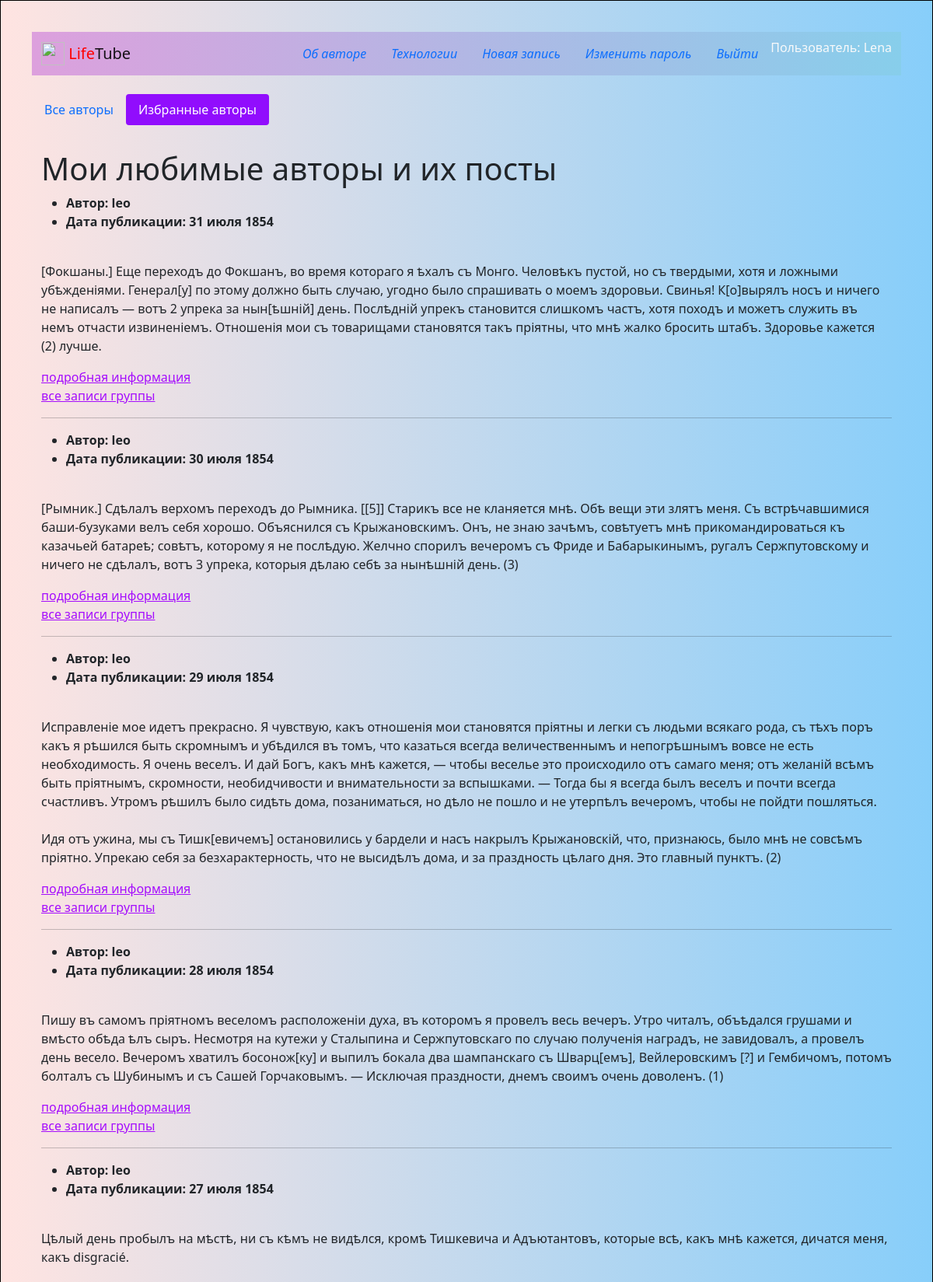
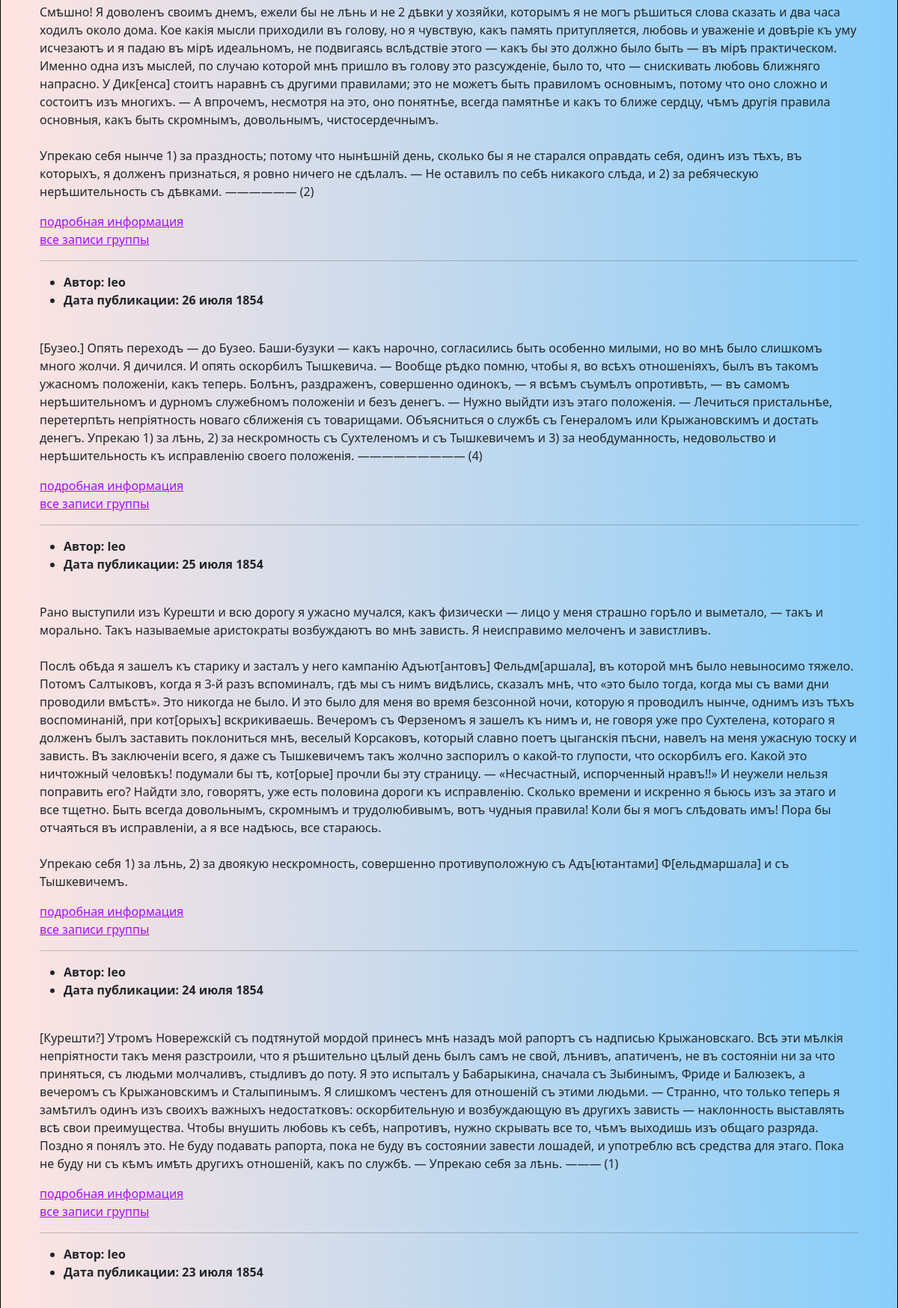
Screenshot of /follow/ (signed in, upper part) with the database file from the repository (2 pictures, top to bottom).
### posts/models.py (models this page shows, shortened)
class Post(models.Model):
    text = models.TextField(
        verbose_name='Содержание',
        help_text='Введите текст поста',
    )
    pub_date = models.DateTimeField(
        auto_now_add=True,
        verbose_name='Дата публикации',
    )
    author = models.ForeignKey(
        User,
        on_delete=models.CASCADE,
        related_name='posts',
        verbose_name='Автор',
        help_text='Выберите автора',
    )
    group = models.ForeignKey(
        Group,
        blank=True,
        null=True,
        on_delete=models.SET_NULL,
        related_name='posts',
        verbose_name='Группа',
        help_text='Выберите группу',
    )
    image = models.ImageField(
        'Картинка',
        upload_to='posts/',
        blank=True
    )
    class Meta:
        ordering = ('-pub_date',)
        verbose_name = 'Публикация'
        verbose_name_plural = 'Публикации'

### posts/views.py (the view)
# urls.py: path('follow/', views.follow_index, name='follow_index'),
@login_required
def follow_index(request):
    template = 'posts/follow.html'
    posts_to_sign = Post.objects.filter(
        author__following__user=request.user
    ).select_related('author', 'group')
    page_obj = pagination(request, posts_to_sign)
    context = {'page_obj': page_obj}
    return render(request, template, context)

### core/context_processors/year.py (called while the page is built)
def year(request):
    current_year = dt.datetime.now().year
    return {'year': current_year}

### posts/utils.py (called while the page is built)
def pagination(request, post_list):
    paginator = Paginator(post_list, POSTS_PER_PAGE)
    page_number = request.GET.get('page')
    return paginator.get_page(page_number)

### templates/posts/follow.html (shortened to what this page needs)
{% extends 'base.html' %}
{% block content %}
  <div class="container py-2">
    {% include 'posts/includes/switcher.html' %}
    <h1>Мои любимые авторы и их посты</h1>
    {% for post in page_obj %}
      {% include 'posts/includes/article.html' %}
    {% if not forloop.last %}<hr>{% endif %}
    {% endfor %}
  </div>
{% endblock %}

### templates/includes/header.html (shortened to what this page needs)
<header>
{% load static %}
{% with request.resolver_match.view_name as view_name %}
  <nav class="navbar navbar-light" style="background: linear-gradient(to right, #DDA0DD, #87CEEB">
    <div class="container">
      <a class="navbar-brand" href="{% url 'posts:index' %}">
        <img src="{% static 'img/logo.png' %}" width="30" height="30" class="d-inline-block align-top" alt="">
        <span style="color:red">Life</span>Tube
      </a>
      <ul class="nav nav-pills">
        <li class="nav-item">
          <a class="nav-link {% if view_name  == 'about:author' %}active{% endif %}"
             href="{% url 'about:author' %}"><i>Об авторе</i></a>
        </li>
        <li class="nav-item">
          <a class="nav-link {% if view_name  == 'about:tech' %}active{% endif %}"
             href="{% url 'about:tech' %}"><i>Технологии</i></a>
        </li>
        {% if user.is_authenticated %}
        <li class="nav-item">
          <a class="nav-link {% if view_name  == 'posts:post_create' %}active{% endif %}"
          href="{% url 'posts:post_create' %}"><i>Новая запись</i></a>
        </li>
        <li class="nav-item">
          <a class="nav-link  {% if view_name  == 'users:password_change' %}active{% endif %}"
          href="{% url 'users:password_change' %}"><i>Изменить пароль</i></a>
        </li>
        <li class="nav-item">
          <a class="nav-link {% if view_name  == 'users:logout' %}active{% endif %}"
          href="{% url 'users:logout' %}"><i>Выйти</i></a>
        </li>
        <li>
          <p class="text-light">Пользователь: {{ user.username }}</p>
        </li>
        {% endif %}
      </ul>
    </div>
  </nav>
{% endwith %}
</header>

### templates/posts/includes/article.html (shortened to what this page needs)
{% load thumbnail %}
{% load cache %}
<article>
  <ul>
    <li>
      <b>Автор: {{ post.author.username }}</b>
    <li>
      <b>Дата публикации: {{ post.pub_date|date:"d E Y" }}</b>
    </li>
  </ul>
   <br>
  <p>{{ post.text|linebreaksbr }}</p>
  <a href="{% url 'posts:post_detail' post.id %}">подробная информация</a>
  <br>
  {% if post.group and not group %}
    <a href="{% url 'posts:group_list' post.group.slug %}">все записи группы</a>
  {% endif %}
</article>

### templates/base.html (style rules this page uses)
body { background: linear-gradient(to left, #87CEFA, #FFE4E1); padding: 40px; border: 1px solid #000; }

### rows the page displays
Post: author.username "leo", pub_date "31 июля 1854", text "[Фокшаны.] Еще переходъ до Фокшанъ, во время котораго я ѣхалъ съ Монго. Человѣкъ пустой, но съ твердыми, хотя и ложными убѣжденіями. Генерал[у] по этому должно быть случаю, угодно было спрашивать о моемъ здоровьи. Свинья! К[о]вырялъ носъ и ничего не написалъ — вотъ 2 упрека за нын[ѣшній] день. Послѣдній упрекъ становится слишкомъ частъ, хотя походъ и можетъ служить въ немъ отчасти извиненіемъ. Отношенія мои съ товарищами становятся такъ пріятны, что мнѣ жалко бросить штабъ. Здоровье кажется (2) лучше.", shows "все записи группы"
Post: author.username "leo", pub_date "30 июля 1854", text "[Рымник.] Сдѣлалъ верхомъ переходъ до Рымника. [[5]] Старикъ все не кланяется мнѣ. Обѣ вещи эти злятъ меня. Съ встрѣчавшимися баши-бузуками велъ себя хорошо. Объяснился съ Крыжановскимъ. Онъ, не знаю зачѣмъ, совѣтуетъ мнѣ прикомандироваться къ казачьей батареѣ; совѣтъ, которому я не послѣдую. Желчно спорилъ вечеромъ съ Фриде и Бабарыкинымъ, ругалъ Сержпутовскому и ничего не сдѣлалъ, вотъ 3 упрека, которыя дѣлаю себѣ за нынѣшній день. (3)", shows "все записи группы"
Post: author.username "leo", pub_date "29 июля 1854", text "Исправленіе мое идетъ прекрасно. Я чувствую, какъ отношенія мои становятся пріятны и легки съ людьми всякаго рода, съ тѣхъ поръ какъ я рѣшился быть скромнымъ и убѣдился въ томъ, что казаться всегда величественнымъ и непогрѣшнымъ вовсе не есть необходимость. Я очень веселъ. И дай Богъ, какъ мнѣ кажется, — чтобы веселье это происходило отъ самаго меня; отъ желаній всѣмъ быть пріятнымъ, скромности, необидчивости и внимательности за вспышками. — Тогда бы я всегда былъ веселъ и почти всегда счастливъ. Утромъ рѣшилъ было сидѣть дома, позаниматься, но дѣло не пошло и не утерпѣлъ вечеромъ, чтобы не пойдти пошляться. Идя отъ ужина, мы съ Тишк[евичемъ] остановились у бардели и насъ накрылъ…", shows "все записи группы"
Post: author.username "leo", pub_date "28 июля 1854", text "Пишу въ самомъ пріятномъ веселомъ расположеніи духа, въ которомъ я провелъ весь вечеръ. Утро читалъ, объѣдался грушами и вмѣсто обѣда ѣлъ сыръ. Несмотря на кутежи у Сталыпина и Сержпутовскаго по случаю полученія наградъ, не завидовалъ, а провелъ день весело. Вечеромъ хватилъ босонож[ку] и выпилъ бокала два шампанскаго съ Шварц[емъ], Вейлеровскимъ [?] и Гембичомъ, потомъ болталъ съ Шубинымъ и съ Сашей Горчаковымъ. — Исключая праздности, днемъ своимъ очень доволенъ. (1)", shows "все записи группы"
Post: author.username "leo", pub_date "27 июля 1854", text "Цѣлый день пробылъ на мѣстѣ, ни съ кѣмъ не видѣлся, кромѣ Тишкевича и Адъютантовъ, которые всѣ, какъ мнѣ кажется, дичатся меня, какъ disgracié. Смѣшно! Я доволенъ своимъ днемъ, ежели бы не лѣнь и не 2 дѣвки у хозяйки, которымъ я не могъ рѣшиться слова сказать и два часа ходилъ около дома. Кое какія мысли приходили въ голову, но я чувствую, какъ память притупляется, любовь и уваженіе и довѣріе къ уму исчезаютъ и я падаю въ мірѣ идеальномъ, не подвигаясь вслѣдствіе этого — какъ бы это должно было быть — въ мірѣ практическом. Именно одна изъ мыслей, по случаю которой мнѣ пришло въ голову это разсужденіе, было то, что — снискивать любовь ближняго напрасно. У Дик[енса] стоитъ наравнѣ съ другими…", shows "все записи группы"
Post: author.username "leo", pub_date "26 июля 1854", text "[Бузео.] Опять переходъ — до Бузео. Баши-бузуки — какъ нарочно, согласились быть особенно милыми, но во мнѣ было слишкомъ много жолчи. Я дичился. И опять оскорбилъ Тышкевича. — Вообще рѣдко помню, чтобы я, во всѣхъ отношеніяхъ, былъ въ такомъ ужасномъ положеніи, какъ теперь. Болѣнъ, раздраженъ, совершенно одинокъ, — я всѣмъ съумѣлъ опротивѣть, — въ самомъ нерѣшительномъ и дурномъ служебномъ положеніи и безъ денегъ. — Нужно выйдти изъ этаго положенія. — Лечиться пристальнѣе, перетерпѣть непріятность новаго сближенія съ товарищами. Объясниться о службѣ съ Генераломъ или Крыжановскимъ и достать денегъ. Упрекаю 1) за лѣнь, 2) за нескромность съ Сухтеленомъ и съ Тышкевичемъ и 3) за…", shows "все записи группы"
Post: author.username "leo", pub_date "25 июля 1854", text "Рано выступили изъ Курешти и всю дорогу я ужасно мучался, какъ физически — лицо у меня страшно горѣло и выметало, — такъ и морально. Такъ называемые аристократы возбуждаютъ во мнѣ зависть. Я неисправимо мелоченъ и завистливъ. Послѣ обѣда я зашелъ къ старику и засталъ у него кампанію Адъют[антовъ] Фельдм[аршала], въ которой мнѣ было невыносимо тяжело. Потомъ Салтыковъ, когда я 3-й разъ вспоминалъ, гдѣ мы съ нимъ видѣлись, сказалъ мнѣ, что «это было тогда, когда мы съ вами дни проводили вмѣстѣ». Это никогда не было. И это было для меня во время безсонной ночи, которую я проводилъ нынче, однимъ изъ тѣхъ воспоминаній, при кот[орыхъ] вскрикиваешь. Вечеромъ съ Ферзеномъ я зашелъ къ нимъ и, не…", shows "все записи группы"
Post: author.username "leo", pub_date "24 июля 1854", text "[Курешти?] Утромъ Новережскій съ подтянутой мордой принесъ мнѣ назадъ мой рапортъ съ надписью Крыжановскаго. Всѣ эти мѣлкія непріятности такъ меня разстроили, что я рѣшительно цѣлый день былъ самъ не свой, лѣнивъ, апатиченъ, не въ состояніи ни за что приняться, съ людьми молчаливъ, стыдливъ до поту. Я это испыталъ у Бабарыкина, сначала съ Зыбинымъ, Фриде и Балюзекъ, а вечеромъ съ Крыжановскимъ и Сталыпинымъ. Я слишкомъ честенъ для отношеній съ этими людьми. — Странно, что только теперь я замѣтилъ одинъ изъ своихъ важныхъ недостатковъ: оскорбительную и возбуждающую въ другихъ зависть — наклонность выставлять всѣ свои преимущества. Чтобы внушить любовь къ себѣ, напротивъ, нужно скрывать все…", shows "все записи группы"
Post: author.username "leo", pub_date "23 июля 1854"

### other values shown
{{ user.username }} "Lena"
